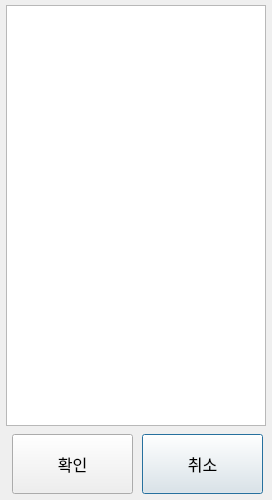
<?xml version="1.0" encoding="UTF-8"?>
<ui version="4.0">
 <class>DeviceSelect</class>
 <widget class="QDialog" name="DeviceSelect">
  <property name="geometry">
   <rect>
    <x>0</x>
    <y>0</y>
    <width>272</width>
    <height>500</height>
   </rect>
  </property>
  <property name="font">
   <font>
    <pointsize>12</pointsize>
   </font>
  </property>
  <property name="windowTitle">
   <string>Dialog</string>
  </property>
  <widget class="QTableWidget" name="tblDevice">
   <property name="geometry">
    <rect>
     <x>6</x>
     <y>5</y>
     <width>260</width>
     <height>421</height>
    </rect>
   </property>
   <property name="font">
    <font>
     <pointsize>12</pointsize>
    </font>
   </property>
   <attribute name="horizontalHeaderVisible">
    <bool>false</bool>
   </attribute>
   <attribute name="horizontalHeaderDefaultSectionSize">
    <number>260</number>
   </attribute>
   <attribute name="verticalHeaderVisible">
    <bool>false</bool>
   </attribute>
   <column>
    <property name="text">
     <string>유량계</string>
    </property>
   </column>
  </widget>
  <widget class="QPushButton" name="cancel">
   <property name="geometry">
    <rect>
     <x>142</x>
     <y>434</y>
     <width>121</width>
     <height>60</height>
    </rect>
   </property>
   <property name="text">
    <string>취소</string>
   </property>
   <property name="checked">
    <bool>false</bool>
   </property>
  </widget>
  <widget class="QPushButton" name="ok">
   <property name="geometry">
    <rect>
     <x>12</x>
     <y>434</y>
     <width>121</width>
     <height>60</height>
    </rect>
   </property>
   <property name="text">
    <string>확인</string>
   </property>
   <property name="checked">
    <bool>false</bool>
   </property>
  </widget>
 </widget>
 <resources/>
 <connections>
  <connection>
   <sender>cancel</sender>
   <signal>clicked()</signal>
   <receiver>DeviceSelect</receiver>
   <slot>reject()</slot>
   <hints>
    <hint type="sourcelabel">
     <x>227</x>
     <y>375</y>
    </hint>
    <hint type="destinationlabel">
     <x>162</x>
     <y>213</y>
    </hint>
   </hints>
  </connection>
 </connections>
</ui>
